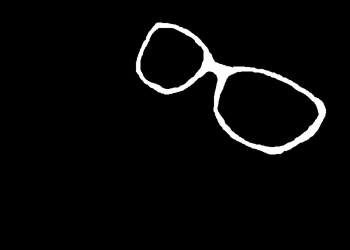
#> input picture img/glasses_outline.png, 350 x 250 px
$ jupyter execute lesson06_eigen_covariance.ipynb
#> lines starting #> are read from the running program, lines starting #| are printed output that depends on the picture; after the words box and inside, x2 and y2 are one past the last pixel; in counts of white or black regions, pixels touching at a corner belong together
# Bài 6: Vector riêng và Giá trị riêng của Ma trận Hiệp phương sai Mô-men (Eigenvectors and Eigenvalues of the Moment Covariance Matrix)

Ở Bài 5, chúng ta dùng mô-men trung tâm để tìm hướng của một đốm và, với thêm chút biến đổi đại số, độ dài các bán trục của nó. Bài này làm cho mối liên hệ đó trở nên tường minh và tổng quát: các mô-men trung tâm của *bất kỳ* đốm nào (không chỉ elip) xác định một **ma trận hiệp phương sai (covariance matrix)** $2\times2$, và các vector riêng/giá trị riêng của ma trận đó trực tiếp cho ra hướng và kích thước của *elip tương đương (equivalent ellipse)* &mdash; elip có cùng diện tích và cùng độ trải mô-men bậc hai với đốm.

[cell 1]
# Download the sample images used in this lesson, if not already present
import os, urllib.request

for _f in ['glasses_outline.png']:
    _path = f"../img/{_f}"
    if not os.path.exists(_path):
        os.makedirs("../img", exist_ok=True)
        urllib.request.urlretrieve(f"https://raw.githubusercontent.com/sbirchfield/sbirchfield.github.io/main/cvintro/img/{_f}", _path)

## Ôn lại: vector riêng và giá trị riêng là gì? (Refresher: what are eigenvectors and eigenvalues?)
Với một ma trận vuông $A$, vector khác không $v$ là một **vector riêng (eigenvector)** ứng với **giá trị riêng (eigenvalue)** $\lambda$ nếu

$$Av = \lambda v$$

Nói cách khác: áp dụng $A$ lên $v$ không làm $v$ xoay lệch khỏi đường thẳng của chính nó &mdash; nó chỉ *co giãn* $v$ theo hệ số $\lambda$. Hầu hết các vector đều vừa bị xoay vừa bị co giãn bởi $A$; vector riêng là những hướng đặc biệt chỉ bị co giãn.

Với một ma trận **đối xứng** $2\times2$ (như các ma trận hiệp phương sai mà ta sẽ xây dựng bên dưới), một điều còn tốt hơn được đảm bảo: luôn có hai vector riêng, chúng vuông góc với nhau, và các giá trị riêng là số thực. Về mặt hình học, $A$ biến một đường tròn gồm các vector đơn vị thành một elip có các trục hướng theo vector riêng, với độ dài mỗi bán trục bằng giá trị riêng tương ứng. Hình ảnh đó &mdash; vector riêng là *hướng* của trục, giá trị riêng là *độ dài* của trục &mdash; chính là điều ta sẽ khai thác để phân tích hình dạng bên dưới.

[cell 2]
import numpy as np
import cv2
import matplotlib.pyplot as plt

A = np.array([[3.0, 1.0],
              [1.0, 1.5]])

eigvals, eigvecs = np.linalg.eigh(A)  # ascending order
print('eigenvalues :', eigvals)
print('eigenvectors (columns):\n', eigvecs)

theta = np.linspace(0, 2 * np.pi, 200)
circle = np.stack([np.cos(theta), np.sin(theta)])  # unit circle, as column vectors
ellipse = A @ circle  # apply A to every point on the circle

fig, ax = plt.subplots(figsize=(4.5, 4.5))
ax.plot(circle[0], circle[1], '--', color='gray', label='unit circle')
ax.plot(ellipse[0], ellipse[1], color='#3498db', label='A @ circle')
for val, vec in zip(eigvals, eigvecs.T):
    ax.plot([0, val * vec[0]], [0, val * vec[1]], color='red', linewidth=2)
ax.scatter(0, 0, color='black', zorder=5)
ax.set_aspect('equal')
ax.legend(loc='upper left', fontsize=8)
ax.set_title('A circle stretched by A; red lines = eigenvectors x eigenvalues')
plt.show()
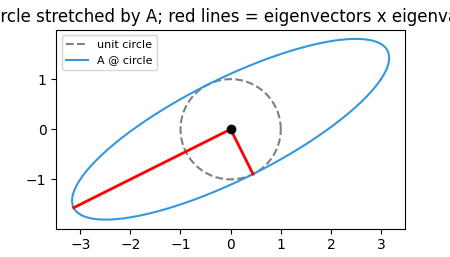
#> figure drawn by matplotlib, 1 panel

Trong ảnh động này, một đường tròn các vector được biến đổi dần qua A, từ ma trận đơn vị (lúc đầu) đến chính A (lúc cuối). Hãy quan sát cách mọi vector thông thường (màu xám) xoay lệch khỏi hướng ban đầu khi đường tròn biến dạng thành elip, trong khi hai vector riêng (đỏ, lam) luôn nằm trên cùng một đường thẳng — chúng chỉ giãn ra, đúng bằng giá trị riêng của mình.

### Từ một vector riêng đến cả hai cùng lúc: chéo hóa (From one eigenvector to both at once: diagonalization)
Đẳng thức $Av = \lambda v$ ở trên đúng với một vector riêng. Hãy xếp *cả hai* vector riêng thành các cột của ma trận $P = \begin{bmatrix}v_1 & v_2\end{bmatrix}$, và cả hai giá trị riêng trên đường chéo của $\Lambda = \begin{bmatrix}\lambda_1 & 0\\0 & \lambda_2\end{bmatrix}$. Khi đó $Av_1=\lambda_1 v_1$ và $Av_2=\lambda_2 v_2$, đặt cạnh nhau, trở thành một phương trình ma trận duy nhất:

$$AP = P\Lambda$$

Vì $A$ đối xứng, các vector riêng của nó không chỉ vuông góc mà còn *trực chuẩn (orthonormal)*, khiến $P$ là một ma trận **trực giao (orthogonal)** (nghịch đảo của nó chỉ là chuyển vị: $P^{-1} = P^\top$). Nhờ vậy ta giải được chính $A$:

$$A = P\Lambda P^\top$$

Đây là phép **chéo hóa (diagonalization)** của $A$, và về hình học nó gồm ba bước: $P^\top$ *xoay* hệ tọa độ vào khung vector riêng, $\Lambda$ *co giãn* độc lập dọc theo các hướng đó (lúc này đã thẳng hàng với trục), và $P$ *xoay ngược lại*. Nhìn trong khung đã xoay đó, $A$ thực sự là ma trận chéo &mdash; phần tử ngoài đường chéo, thứ trộn lẫn $x$ và $y$, bằng đúng 0. Khi $A$ là ma trận hiệp phương sai, phần tử ngoài đường chéo đó chính là $\mu_{11}$: chéo hóa ma trận hiệp phương sai và tìm các trục tự nhiên của elip là cùng một phép toán &mdash; cả hai đều có nghĩa là xoay vào hệ tọa độ duy nhất mà ở đó độ trải của đốm theo $x$ và theo $y$ hoàn toàn không còn trộn lẫn.

[cell 3]
P = eigvecs
Lam = np.diag(eigvals)

print('A @ P:\n', np.round(A @ P, 4))
print('P @ Lambda:\n', np.round(P @ Lam, 4))
print('max |A@P - P@Lambda| (should be ~0):', np.abs(A @ P - P @ Lam).max())
print()

reconstructed = P @ Lam @ P.T
print('P @ Lambda @ P.T (reconstructed A):\n', np.round(reconstructed, 4))
print('original A:\n', A)
print('max |reconstructed - A|:', np.abs(reconstructed - A).max())
print()

diagonalized = P.T @ A @ P  # A, read in the eigenvector frame
print('P.T @ A @ P (A in its own eigenbasis -- should be diagonal):\n', np.round(diagonalized, 4))

Trong ảnh động này, cùng ma trận A được áp dụng thành ba bước riêng biệt thay vì một: đầu tiên Pᵀ xoay các vector riêng về trục x/y, sau đó Λ giãn dọc theo các trục đó theo giá trị riêng, rồi P xoay mọi thứ trở lại. Ma trận đang được áp dụng được tô màu cam. Kết quả trùng khớp với đúng elip thu được khi áp dụng A trực tiếp ở trên.

## Từ mô-men trung tâm đến ma trận hiệp phương sai (From central moments to a covariance matrix)
Hãy coi các điểm ảnh của một đốm là các mẫu lấy từ một phân phối 2D. Ma trận hiệp phương sai của nó, biểu diễn theo các mô-men trung tâm $\mu_{ij}$ và diện tích $\mu_{00}=m_{00}$, là

$$A = \frac{1}{m_{00}}\begin{bmatrix}\mu_{20} & \mu_{11} \\ \mu_{11} & \mu_{02}\end{bmatrix}$$

Đây chính là công thức dùng cho ma trận hiệp phương sai của một tập điểm phân tán $(x,y)$, chỉ khác là được đánh trọng số theo việc điểm ảnh có thuộc đốm hay không thay vì theo chỉ số mẫu. Số hạng ngoài đường chéo $\mu_{11}$ chính là phần tử còn sót lại do sự trộn lẫn $x$ và $y$, nên đây đúng là ma trận ta muốn **chéo hóa**: các vector riêng của nó sẽ hướng dọc theo trục chính và trục phụ của đốm &mdash; các hướng có độ trải lớn nhất và nhỏ nhất &mdash; và các giá trị riêng sẽ đo độ trải dọc theo mỗi hướng. Cũng phép toán này, áp dụng cho ma trận hiệp phương sai của dữ liệu tổng quát (không nhất thiết là điểm ảnh 2D), được gọi là **phân tích thành phần chính (principal component analysis — PCA)**: các vector riêng xếp theo giá trị riêng là các *thành phần chính (principal components)*, các hướng có phương sai lớn nhất trong dữ liệu, và thường được dùng để giảm một tập dữ liệu nhiều chiều xuống chỉ còn vài hướng giàu thông tin nhất.

[cell 4]
def covariance_from_moments(binary):
    m = cv2.moments(binary, binaryImage=True)
    cx, cy = m['m10'] / m['m00'], m['m01'] / m['m00']
    cov = np.array([[m['mu20'], m['mu11']],
                     [m['mu11'], m['mu02']]]) / m['m00']
    return cov, (cx, cy)

## Phân rã riêng cho ra hướng và kích thước (Eigen decomposition gives orientation and size)
`np.linalg.eigh` trả về các giá trị riêng theo thứ tự tăng dần cùng với các vector riêng (dưới dạng cột). Với một elip đặc có các bán trục $a \ge b$, các giá trị riêng tính ra là $\lambda_{\max} = a^2/4$ và $\lambda_{\min}=b^2/4$, do đó

$$a = 2\sqrt{\lambda_{\max}}, \qquad b = 2\sqrt{\lambda_{\min}}$$

và các vector riêng tương ứng hướng dọc theo trục chính và trục phụ. Lưu ý rằng góc của trục chính trùng với góc đã tính ở Bài 5.

*Hãy để ý căn bậc hai ở đây, thứ không có trong phần ôn tập ở trên: ở đó, các giá trị riêng của ma trận tùy ý *A* chính là các hệ số giãn áp dụng lên đường tròn đơn vị. Còn ở đây, các giá trị riêng của ma trận hiệp phương sai là phương sai (được xây dựng từ bình phương độ lệch tọa độ), nên để khôi phục độ dài trục thực sự ta phải hoàn tác phép bình phương đó, vì thế mới có căn bậc hai.*

[cell 5]
def principal_axes(binary):
    cov, center = covariance_from_moments(binary)
    eigvals, eigvecs = np.linalg.eigh(cov)  # ascending order
    semi_axes = 2 * np.sqrt(np.clip(eigvals, 0, None))
    # reorder so index 0 is major (largest), index 1 is minor
    order = [1, 0]
    # eigvecs[:, order] has the two eigenvectors as its COLUMNS; transpose so that
    # unpacking it below (which iterates over ROWS) hands back the two actual eigenvectors,
    # not a scrambled mix of their x- and y-components
    return center, semi_axes[order], eigvecs[:, order].T


def draw_axes(ax, binary, color='red'):
    center, (a, b), (v_major, v_minor) = principal_axes(binary)
    cx, cy = center
    ax.imshow(binary, cmap='gray')
    for length, vec, lw in [(a, v_major, 2.5), (b, v_minor, 1.5)]:
        dx, dy = length * vec
        ax.plot([cx - dx, cx + dx], [cy - dy, cy + dy], c=color, linewidth=lw)
    ax.scatter(cx, cy, c=color, marker='x', s=60)
    ax.axis('off')
    return center, (a, b)

### Kiểm tra: một elip đã biết (Sanity check: a known ellipse)
Giống như Bài 5, ta vẽ một elip với các tham số đã biết và xác nhận rằng ước lượng dựa trên phân rã riêng khôi phục được chúng &mdash; nhưng lần này ta vẽ *cả hai* trục, không chỉ trục chính.

[cell 6]
binary = np.zeros((200, 200), dtype=np.uint8)
cv2.ellipse(binary, (100, 100), (70, 25), 30, 0, 360, 255, -1)
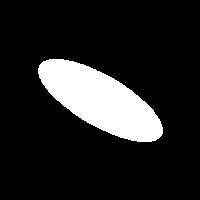
#> binary: shape (200, 200); 14.1% white; 1 white region, box (x1, y1, x2, y2) and area: (38, 59, 163, 142) 5654

fig, ax = plt.subplots(figsize=(4, 4))
center, (a, b) = draw_axes(ax, binary)
#> center = (99.99, 100); a = 70.59; b = 25.5
ax.set_title('Major (thick) and minor (thin) axes from eigenvectors')
plt.show()
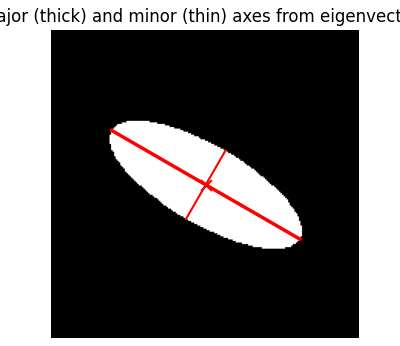
#> figure drawn by matplotlib, 1 panel

print(f'recovered semi-axes: a={a:.1f}, b={b:.1f}  (drawn with 70, 25)')
#| recovered semi-axes: a=70.6, b=25.5  (drawn with 70, 25)

## Phương pháp cũng hoạt động với hình dạng bất kỳ (It works on arbitrary shapes, too)
Sức mạnh thực sự của cách tiếp cận này là nó hoàn toàn không đòi hỏi đốm phải là elip. Mọi hình nhị phân đều có *một* elip tương đương nào đó &mdash; elip khớp với diện tích, trọng tâm và độ trải mô-men bậc hai của nó. Điều này cho ra một bản tóm tắt gọn gàng gồm 5 con số (tâm, độ dài hai bán trục, hướng) cho một đốm có hình dạng tùy ý.

[cell 7]
im_glasses = cv2.imread('../img/glasses_outline.png', cv2.IMREAD_GRAYSCALE)
#> im_glasses is the input picture: shape (250, 350); min 0, max 255, mean 8.6

shapes = {'Glasses': im_glasses}

fig, ax = plt.subplots(figsize=(5, 4))
center, (a, b) = draw_axes(ax, im_glasses)
#> the loop in draw_axes (call 2), `for length, vec, lw in [(a, v_major, 2.5), (b, v_minor, 1.5)]:` made 2 passes
#> (length, vec, lw, dx, dy) on passes 1 to 2: (120.9, [-0.887, -0.462], 2.5, -107.2, -55.85), (49.88, [0.462, -0.887], 1.5, 23.04, -44.24)
#> center = (229.6, 88.81); a = 120.9; b = 49.88
ax.set_title(f'Glasses with axes\na={a:.0f}, b={b:.0f}', fontsize=10)
plt.show()
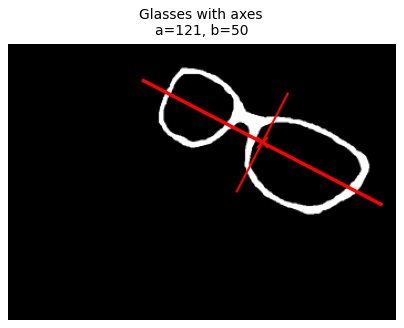
#> figure drawn by matplotlib, 1 panel

<p class="image-attribution">Nguồn ảnh: Stan Birchfield</p>

Hãy để ý rằng elip tương đương không cố gắng bám theo đường biên của hình &mdash; nó tóm tắt *phân bố khối lượng* quanh trọng tâm, nên nó cắt ngang qua cầu nối hẹp giữa hai mắt kính thay vì đi theo nó, và đường viền của nó nằm ra ngoài hai mắt kính ở gần phía trên và phía dưới, nơi chiếc kính thon lại.

## Độ lệch tâm: một hình thuôn dài đến mức nào? (Eccentricity: how elongated is a shape?)
Tỉ số giữa các giá trị riêng (hoặc các bán trục) cho ra một con số duy nhất mô tả độ thuôn dài, không phụ thuộc vào hướng và kích thước tổng thể:

$$\text{eccentricity} = \sqrt{1 - \frac{\lambda_{\min}}{\lambda_{\max}}}$$

Giá trị này nằm trong khoảng từ 0 (hình tròn, hai trục bằng nhau) đến gần 1 (một hình rất mảnh, thuôn dài).

[cell 8]
print(f'{"shape":>10} {"a":>6} {"b":>6} {"eccentricity":>13}')
for name, img in shapes.items():
    _, (a, b), _ = principal_axes(img)
    ecc = np.sqrt(1 - (b / a) ** 2)
    print(f'{name:>10} {a:6.1f} {b:6.1f} {ecc:13.3f}')
#> this loop made 1 pass
#> (name, eigvals in principal_axes, eigvecs in principal_axes, semi_axes in principal_axes, order in principal_axes) on pass 1: ('Glasses', [622, 3654.2], [[0.462, -0.887], [-0.887, -0.462]], [49.88, 120.9], [1, 0])
#|    Glasses  120.9   49.9         0.911
